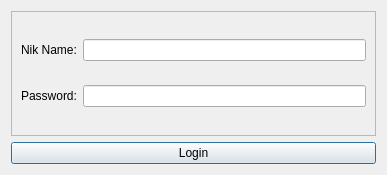
<?xml version="1.0" encoding="UTF-8"?>
<ui version="4.0">
 <class>Dialog</class>
 <widget class="QDialog" name="Dialog">
  <property name="geometry">
   <rect>
    <x>0</x>
    <y>0</y>
    <width>387</width>
    <height>175</height>
   </rect>
  </property>
  <property name="windowTitle">
   <string>User Login</string>
  </property>
  <layout class="QVBoxLayout" name="verticalLayout">
   <item>
    <widget class="QFrame" name="frame">
     <property name="frameShape">
      <enum>QFrame::StyledPanel</enum>
     </property>
     <property name="frameShadow">
      <enum>QFrame::Raised</enum>
     </property>
     <layout class="QGridLayout" name="gridLayout">
      <item row="0" column="0">
       <widget class="QLabel" name="label">
        <property name="text">
         <string>Nik Name:</string>
        </property>
       </widget>
      </item>
      <item row="0" column="1">
       <widget class="QLineEdit" name="login_nik_name_field"/>
      </item>
      <item row="1" column="0">
       <widget class="QLabel" name="label_2">
        <property name="text">
         <string>Password:</string>
        </property>
       </widget>
      </item>
      <item row="1" column="1">
       <widget class="QLineEdit" name="login_password_field">
        <property name="echoMode">
         <enum>QLineEdit::Password</enum>
        </property>
       </widget>
      </item>
     </layout>
    </widget>
   </item>
   <item>
    <widget class="QPushButton" name="login_button">
     <property name="text">
      <string>Login</string>
     </property>
    </widget>
   </item>
  </layout>
 </widget>
 <resources/>
 <connections/>
</ui>
